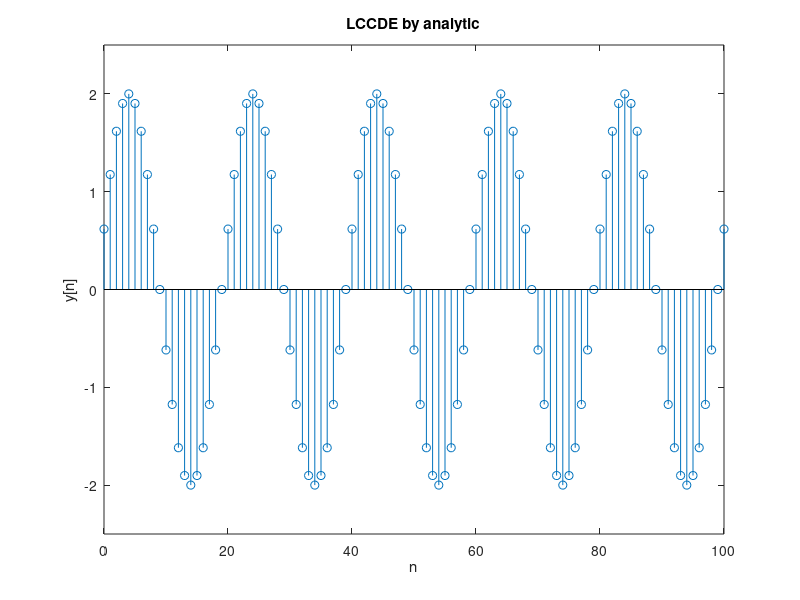
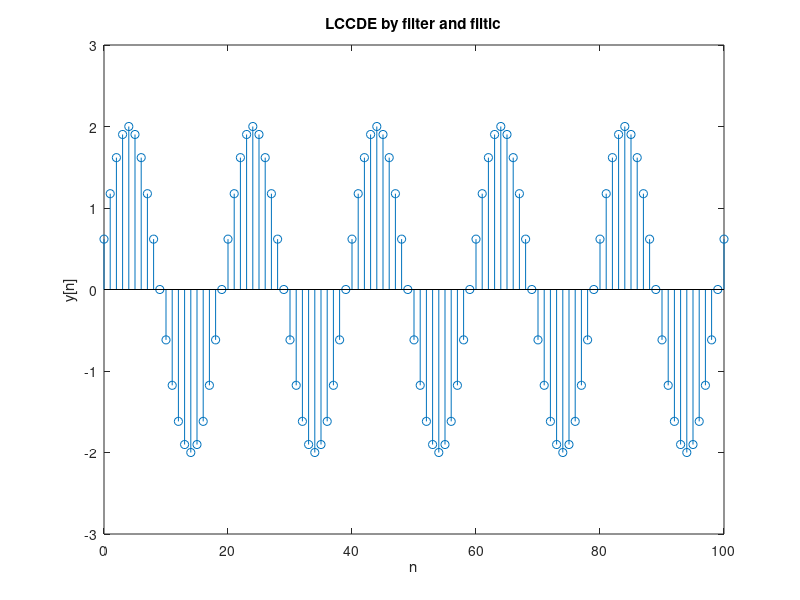
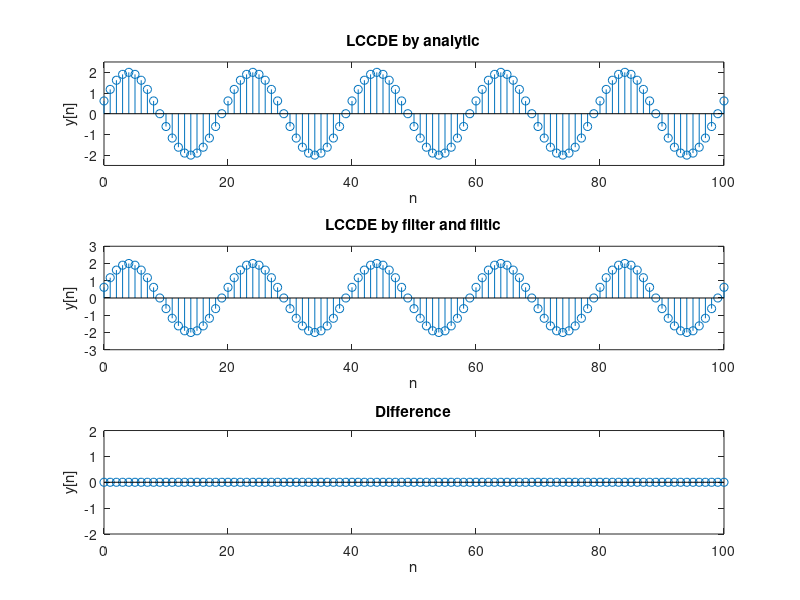

The MATLAB script that drew these images, in order:
clc;
clear all;
close all;
%% 4
A4 = 2;
w4 = 0.1*pi;

n4 = (0:1:100);
y41 = A4 * sin((n4+1) * w4);
figure()
stem(n4, y41);
xlabel('n');
ylabel('y[n]');
ylim([-2.5 2.5]);
title('LCCDE by analytic');

b4 = [A4*sin(w4)];
a4 = [1 -2*cos(w4) 1];
yic4 = [0 -A4*sin(w4)];
xic4 = [];
zic4 = filtic(b4, a4, yic4, xic4);
d4 = zeros(1,101);
y42 = filter(b4, a4, d4, zic4);
figure()
stem(n4, y42);
xlabel('n');
ylabel('y[n]');
title('LCCDE by filter and filtic');

figure()
subplot(3,1,1)
stem(n4, y41);
xlabel('n');
ylabel('y[n]');
ylim([-2.5 2.5]);
title('LCCDE by analytic');

subplot(3,1,2)
stem(n4, y42);
xlabel('n');
ylabel('y[n]');
title('LCCDE by filter and filtic');

subplot(3,1,3)
stem(n4, y42-y41);
xlabel('n');
ylabel('y[n]');
ylim([-2, 2]);
title('Difference');